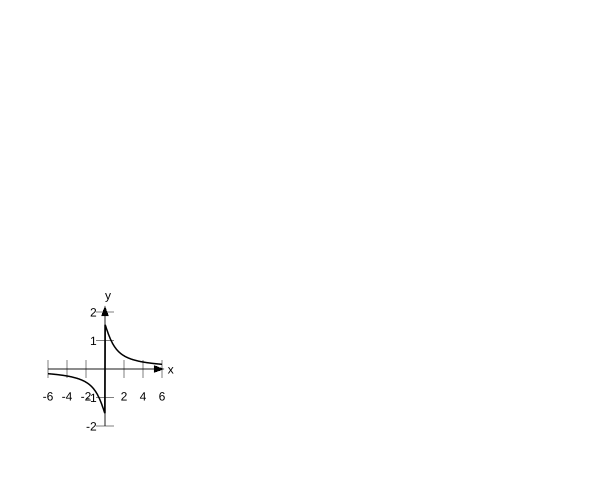

Write gnuplot code to recreate this figure.
      set terminal svg
      set tmargin 0
      set bmargin 3
      set border -1 lw 0.5
      unset border
      set style line 1 linetype -1 linewidth 1.5
          # ...   style for the curve itself
      set style arrow 1 size screen .017,20 filled linetype -1 linewidth .5
      set xtics axis (-6.0,-4.0,-2.0,2.0,4.0,6.0)
      set ytics axis (-2.0,-1.0,1.0,2.0)
      set xzeroaxis linetype -1 linewidth 0.5
      set yzeroaxis linetype -1 linewidth 0.5
      set label "x" at 6.6,0
      set label "y" at 0,2.6
      set samples 300
      unset key
      set size square 0.35,0.35
      set arrow from -6.0,0 to 6.18,0 arrowstyle 1
      set arrow from 0,-2.0 to 0,2.2 arrowstyle 1
      set xrange [-6.0:6.0]
      set yrange [-2.0:2.0]
plot atan(1/x) with lines linestyle 1 
